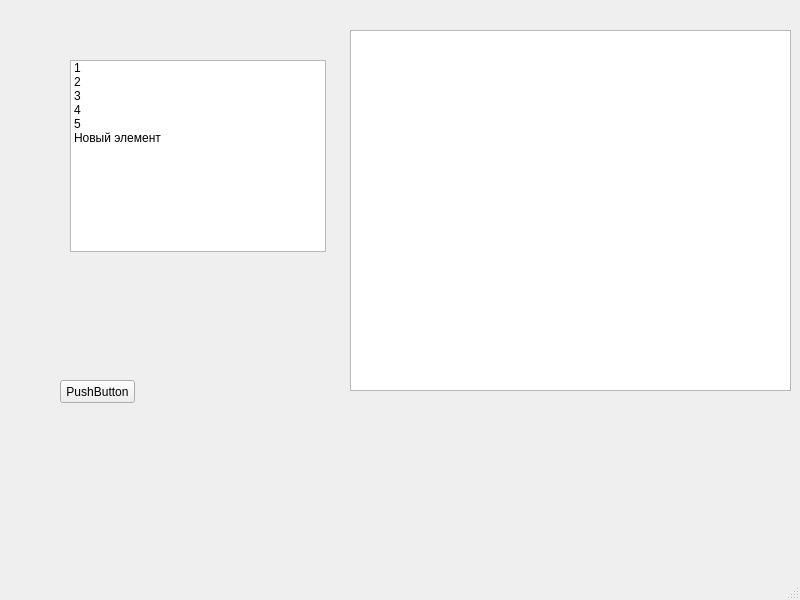
<?xml version="1.0" encoding="UTF-8"?>
<ui version="4.0">
 <class>MainWindow</class>
 <widget class="QMainWindow" name="MainWindow">
  <property name="geometry">
   <rect>
    <x>0</x>
    <y>0</y>
    <width>800</width>
    <height>600</height>
   </rect>
  </property>
  <property name="windowTitle">
   <string>MainWindow</string>
  </property>
  <widget class="QWidget" name="centralwidget">
   <widget class="QPushButton" name="pushButton">
    <property name="geometry">
     <rect>
      <x>60</x>
      <y>380</y>
      <width>75</width>
      <height>23</height>
     </rect>
    </property>
    <property name="text">
     <string>PushButton</string>
    </property>
   </widget>
   <widget class="QListWidget" name="listWidget">
    <property name="geometry">
     <rect>
      <x>70</x>
      <y>60</y>
      <width>256</width>
      <height>192</height>
     </rect>
    </property>
    <item>
     <property name="text">
      <string>1</string>
     </property>
    </item>
    <item>
     <property name="text">
      <string>2</string>
     </property>
    </item>
    <item>
     <property name="text">
      <string>3</string>
     </property>
    </item>
    <item>
     <property name="text">
      <string>4</string>
     </property>
    </item>
    <item>
     <property name="text">
      <string>5</string>
     </property>
    </item>
    <item>
     <property name="text">
      <string>Новый элемент</string>
     </property>
    </item>
   </widget>
   <widget class="QTextEdit" name="textEdit">
    <property name="geometry">
     <rect>
      <x>350</x>
      <y>30</y>
      <width>441</width>
      <height>361</height>
     </rect>
    </property>
   </widget>
  </widget>
  <widget class="QMenuBar" name="menubar">
   <property name="geometry">
    <rect>
     <x>0</x>
     <y>0</y>
     <width>800</width>
     <height>21</height>
    </rect>
   </property>
  </widget>
  <widget class="QStatusBar" name="statusbar"/>
 </widget>
 <resources/>
 <connections/>
</ui>
